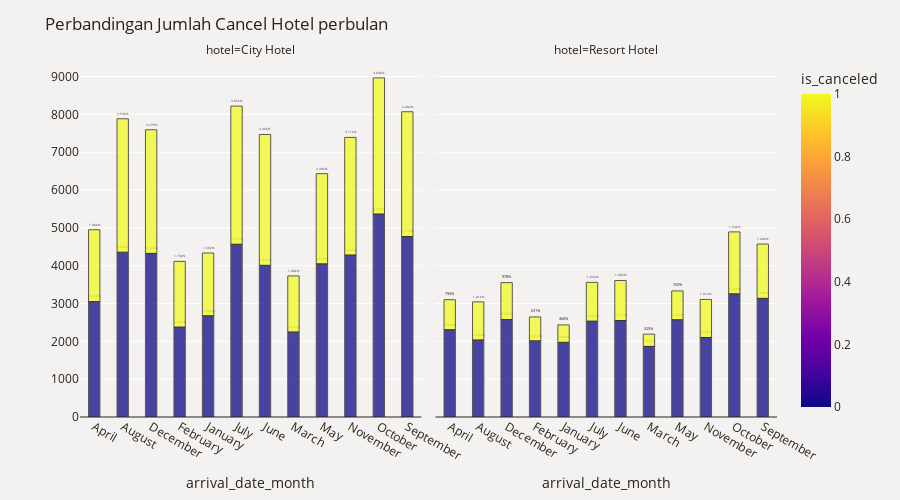

Notebook code for this chart:
### Code cell
#plot_df = df.groupby(['arrival_date_month', 'hotel'])['is_canceled'].value_counts()
#plot_df = plot_df.mul(100).rename('Percent').reset_index()
#fig = px.bar(plot_df, x='arrival_date_month', y='count' ,color='hotel', barmode='group')

# Jumlah Cancel Order di setiap bulannya
plot_df = df.groupby(['arrival_date_month', 'hotel'])['is_canceled'].value_counts()
plot_df = plot_df.mul(1).rename('Count').reset_index()
fig = px.bar(plot_df, x="arrival_date_month", y="Count", color="is_canceled", barmode="group",
            text='Count', opacity=.75,facet_col="hotel", category_orders={'is_canceled': ['0', '1']},
            color_discrete_map={'0': '#C02B34','1': '#CDBBA7'}) 
fig.update_traces(texttemplate='%{text:.3s}%', textposition='outside',
                  marker_line=dict(width=1, color='#28221D'),  width=.4)
fig.update_layout(title_text='Perbandingan Jumlah Cancel Hotel perbulan', yaxis_ticksuffix = '',
                  paper_bgcolor='#F4F2F0', plot_bgcolor='#F4F2F0',font_color='#28221D',
                  height=500, xaxis=dict(tickangle=30))
fig.update_xaxes(showticklabels=True,tickangle=30,col=2)
fig.update_yaxes(title = "", zeroline=True, zerolinewidth=1, zerolinecolor='#28221D')
fig.show()

### Figure 1 — Plotly figure (JSON) as saved in the notebook; plotly's stock layout.template omitted (floating-point values rounded to 4 significant figures)
{"data": [{"alignmentgroup": "True", "hovertemplate": "hotel=City Hotel<br>arrival_date_month=%{x}<br>Count=%{text}<br>is_canceled=%{marker.color}<extra></extra>", "legendgroup": "", "marker": {"color": [0, 1, 0, 1, 0, 1, 0, 1, 0, 1, 0, 1, 0, 1, 0, 1, 0, 1, 0, 1, 0, 1, 0, 1], "coloraxis": "coloraxis", "line": {"color": "#28221D", "width": 1}, "opacity": 0.75, "pattern": {"shape": ""}}, "name": "", "offsetgroup": "", "orientation": "v", "showlegend": false, "text": [3051, 1899, 4358, 3527, 4326, 3268, 2377, 1737, 2676, 1660, 4568, 3653, 4010, 3459, 2249, 1481, 4049, 2385, 4283, 3109, 5367, 3600, 4770, 3301], "textposition": "outside", "texttemplate": "%{text:.3s}%", "type": "bar", "width": 0.4, "x": ["April", "April", "August", "August", "December", "December", "February", "February", "January", "January", "July", "July", "June", "June", "March", "March", "May", "May", "November", "November", "October", "October", "September", "September"], "xaxis": "x", "y": [3051, 1899, 4358, 3527, 4326, 3268, 2377, 1737, 2676, 1660, 4568, 3653, 4010, 3459, 2249, 1481, 4049, 2385, 4283, 3109, 5367, 3600, 4770, 3301], "yaxis": "y"}, {"alignmentgroup": "True", "hovertemplate": "hotel=Resort Hotel<br>arrival_date_month=%{x}<br>Count=%{text}<br>is_canceled=%{marker.color}<extra></extra>", "legendgroup": "", "marker": {"color": [0, 1, 0, 1, 0, 1, 0, 1, 0, 1, 0, 1, 0, 1, 0, 1, 0, 1, 0, 1, 0, 1, 0, 1], "coloraxis": "coloraxis", "line": {"color": "#28221D", "width": 1}, "opacity": 0.75, "pattern": {"shape": ""}}, "name": "", "offsetgroup": "", "orientation": "v", "showlegend": false, "text": [2308, 794, 2037, 1007, 2575, 978, 2014, 631, 1975, 460, 2535, 1024, 2550, 1059, 1866, 325, 2571, 763, 2102, 1006, 3257, 1637, 3137, 1436], "textposition": "outside", "texttemplate": "%{text:.3s}%", "type": "bar", "width": 0.4, "x": ["April", "April", "August", "August", "December", "December", "February", "February", "January", "January", "July", "July", "June", "June", "March", "March", "May", "May", "November", "November", "October", "October", "September", "September"], "xaxis": "x2", "y": [2308, 794, 2037, 1007, 2575, 978, 2014, 631, 1975, 460, 2535, 1024, 2550, 1059, 1866, 325, 2571, 763, 2102, 1006, 3257, 1637, 3137, 1436], "yaxis": "y2"}], "layout": {"annotations": [{"font": {}, "showarrow": false, "text": "hotel=City Hotel", "x": 0.245, "xanchor": "center", "xref": "paper", "y": 1, "yanchor": "bottom", "yref": "paper"}, {"font": {}, "showarrow": false, "text": "hotel=Resort Hotel", "x": 0.755, "xanchor": "center", "xref": "paper", "y": 1, "yanchor": "bottom", "yref": "paper"}], "barmode": "group", "coloraxis": {"colorbar": {"title": {"text": "is_canceled"}}, "colorscale": [[0, "#0d0887"], [0.1111, "#46039f"], [0.2222, "#7201a8"], [0.3333, "#9c179e"], [0.4444, "#bd3786"], [0.5556, "#d8576b"], [0.6667, "#ed7953"], [0.7778, "#fb9f3a"], [0.8889, "#fdca26"], [1, "#f0f921"]]}, "font": {"color": "#28221D"}, "height": 500, "legend": {"tracegroupgap": 0}, "margin": {"t": 60}, "paper_bgcolor": "#F4F2F0", "plot_bgcolor": "#F4F2F0", "title": {"text": "Perbandingan Jumlah Cancel Hotel perbulan"}, "xaxis": {"anchor": "y", "domain": [0, 0.49], "tickangle": 30, "title": {"text": "arrival_date_month"}}, "xaxis2": {"anchor": "y2", "domain": [0.51, 1], "matches": "x", "showticklabels": true, "tickangle": 30, "title": {"text": "arrival_date_month"}}, "yaxis": {"anchor": "x", "domain": [0, 1], "ticksuffix": "", "title": {"text": ""}, "zeroline": true, "zerolinecolor": "#28221D", "zerolinewidth": 1}, "yaxis2": {"anchor": "x2", "domain": [0, 1], "matches": "y", "showticklabels": false, "title": {"text": ""}, "zeroline": true, "zerolinecolor": "#28221D", "zerolinewidth": 1}}}
